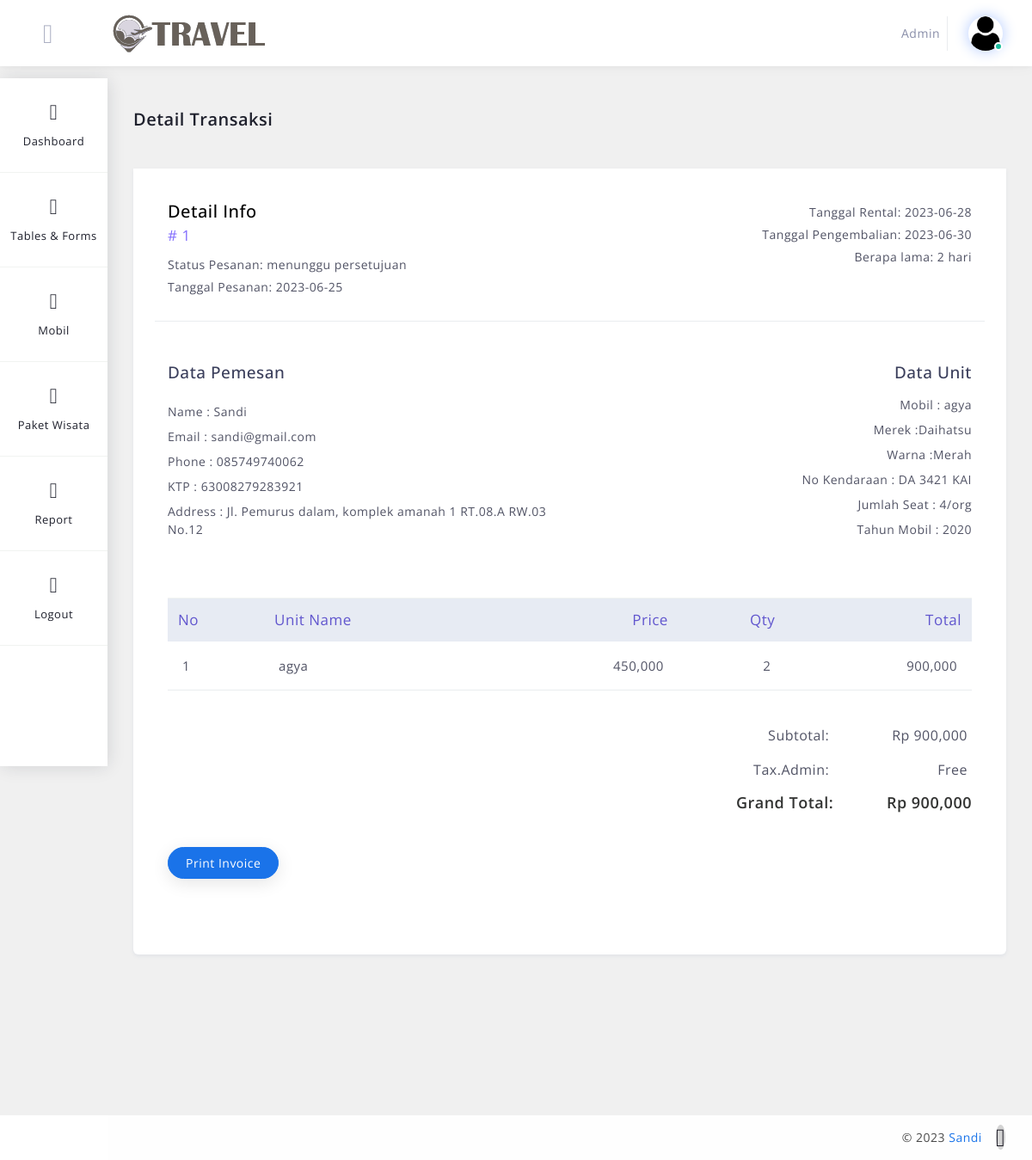
/tour/admin/detail_sewa.php?id_transaksi=1 (signed in), run on the app's committed database.
### tables this page shows
CREATE TABLE `transaksi` (
  `id_transaksi` int(11) NOT NULL,
  `jenis_transaksi` varchar(12) NOT NULL,
  `id_mobil` int(11) NOT NULL,
  `id_wisata` int(11) NOT NULL,
  `id_user` int(11) NOT NULL,
  `supir` varchar(16) NOT NULL,
  `harga` double NOT NULL,
  `qty` double NOT NULL,
  `total_harga` double NOT NULL,
  `status` varchar(32) NOT NULL,
  `gambar` varchar(32) NOT NULL,
  `gambar_pengembalian` varchar(32) NOT NULL,
  `tanggal` date NOT NULL,
  `tanggal_booking` date NOT NULL,
  `kondisi` varchar(18) NOT NULL,
  `ket` varchar(64) NOT NULL
);

CREATE TABLE `users` (
  `id_user` int(11) NOT NULL,
  `username` varchar(64) NOT NULL,
  `email` varchar(92) NOT NULL,
  `password` varchar(120) NOT NULL,
  `gambar` varchar(64) NOT NULL,
  `no_hp` varchar(26) NOT NULL,
  `no_ktp` varchar(26) NOT NULL,
  `alamat` varchar(64) NOT NULL,
  `tanggal_lahir` date NOT NULL,
  `jenis_kelamin` varchar(20) NOT NULL,
  `role` varchar(32) NOT NULL
);

CREATE TABLE `mobil` (
  `id_mobil` int(11) NOT NULL,
  `nomor_kendaraan` varchar(64) NOT NULL,
  `nama_mobil` varchar(64) NOT NULL,
  `merek` varchar(64) NOT NULL,
  `tahun` year(4) NOT NULL,
  `harga` double NOT NULL,
  `seat` varchar(32) NOT NULL,
  `status` varchar(26) NOT NULL,
  `gambar` varchar(120) NOT NULL,
  `bensin` varchar(32) NOT NULL,
  `transmision` varchar(32) NOT NULL,
  `warna` varchar(32) NOT NULL
);

### tour/admin/detail_sewa.php (the view, shortened to what this page needs)
<?php
include '../include/config.php';
if (isset($_GET['id_transaksi'])) {
    $id_transaksi = ($_GET["id_transaksi"]);
    $query = "SELECT transaksi.*, mobil.id_mobil, mobil.nama_mobil, mobil.merek, mobil.tahun, mobil.seat, mobil.transmision, mobil.warna, mobil.nomor_kendaraan, mobil.bensin, users.id_user, users.username, users.email, users.no_hp,users.alamat,users.no_ktp FROM transaksi INNER JOIN mobil ON transaksi.id_mobil = mobil.id_mobil INNER Join users ON transaksi.id_user = users.id_user where jenis_transaksi = 'mobil' and id_transaksi='$id_transaksi' ORDER BY id_transaksi DESC;";
    $result = mysqli_query($conn, $query);
    $data = mysqli_fetch_assoc($result);
} else {
    echo "<script>alert('Masukkan data id.');window.location='tb_sewa.php';</script>";
}
?>
<!DOCTYPE html>
<html lang="en">
<head>
    <link href="../bootstrap/css/bootstrap.min.css" rel="stylesheet" type="text/css" />
    <link href="../assets/css/plugins.css" rel="stylesheet" type="text/css" />
    <link href="../assets/css/ecommerce/invoice.css" rel="stylesheet" type="text/css" />
</head>
<body>
    <?php include "../template/header.php" ?>
    <div class="main-container" id="container">
        <?php include "../template/sidebar.php" ?>
        <div id="content" class="main-content">
            <div class="container">
                <div class="page-header">
                    <div class="page-title">
                        <h3>Detail Transaksi</h3>
                    </div>
                </div>
                <div class="row margin-bottom-120 invoice-print">
                    <div class="col-xl-12 col-lg-12 col-md-12 col-sm-12 col-12">
                        <div class="statbox widget box box-shadow">
                            <div class="widget-content invoice">
                                <div class="widget-content-area content-section">
                                    <div class="row invoice-top-section">
                                        <div class="col-sm-6 mb-4">
                                            <h5 class="invoice-info-title">Detail Info</h5>
                                            <p class="invoice-serial-number"># <?php echo $data['id_transaksi'] ?></p>
                                            <p class="invoice-order-status">Status Pesanan: <?php echo $data['status'] ?></p>
                                            <p class="invoice-order-date">Tanggal Pesanan: <?php echo $data['tanggal_booking'] ?></p>
                                        </div>
                                        <?php $jumlah_tanggal = $data['qty'];
                                        $tanggal2 = date('Y-m-d', strtotime("+$jumlah_tanggal days", strtotime($data['tanggal']))); ?>
                                        <div class="col-sm-6 mb-4 text-sm-right">
                                            <p class="invoice-order-date">Tanggal Rental: <?php echo $data['tanggal'] ?></p>
                                            <p class="invoice-order-date">Tanggal Pengembalian: <?php echo $tanggal2 ?></p>
                                            <p class="invoice-order-date">Berapa lama: <?php echo $data['qty'] ?> hari</p>
                                        </div>
                                    </div>
                                    <div class="row mt-5 mb-2">
                                        <div class="col-md-6 col-sm-6 invoice-from">
                                            <h5 class="invoice-from-title mb-4">Data Pemesan</h5>
                                            <div class="row">
                                                <div class="col-12 mb-2">
                                                    <p>Name : <?php echo $data['username']; ?></p>
                                                </div>
                                                <div class="col-12 mb-2">
                                                    <p>Email : <?php echo $data['email']; ?></p>
                                                </div>
                                                <div class="col-12 mb-2">
                                                    <p>Phone : <?php echo $data['no_hp'] ?></p>
                                                </div>
                                                <div class="col-12 mb-2">
                                                    <p>KTP : <?php echo $data['no_ktp'] ?></p>
                                                </div>
                                                <div class="col-12 mb-2">
                                                    <p>Address : <?php echo $data['alamat'] ?></p>
                                                </div>
                                            </div>
                                        </div>
                                        <div class="col-md-6 col-sm-6 invoice-to text-sm-right">
                                            <h5 class="invoice-to-title mb-3">Data Unit</h5>
                                            <div class="row mb-5">
                                                <div class="col-12 mb-2">
                                                    <p>Mobil : <?php echo $data['nama_mobil'] ?></p>
                                                </div>
                                                <div class="col-12 mb-2">
                                                    <p>Merek :<?php echo $data['merek'] ?></p>
                                                </div>
                                                <div class="col-12 mb-2">
                                                    <p>Warna :<?php echo $data['warna'] ?></p>
                                                </div>
                                                <div class="col-12 mb-2">
                                                    <p>No Kendaraan : <?php echo $data['nomor_kendaraan'] ?></p>
                                                </div>
                                                <div class="col-12 mb-2">
                                                    <p>Jumlah Seat : <?php echo $data['seat'] ?>/org</p>
                                                </div>
                                                <div class="col-12 mb-2">
                                                    <p>Tahun Mobil : <?php echo $data['tahun'] ?></p>
                                                </div>
                                            </div>
                                        </div>
                                    </div>
                                    <div class="row mt-2 mb-4">
                                        <div class="col-12">
                                            <div class="table-responsive">
                                                <table class="table">
                                                    <thead class="thead-light">
                                                        <tr>
                                                            <th scope="col">No</th>
                                                            <th scope="col">Unit Name</th>
                                                            <th class="text-right" scope="col">Price</th>
                                                            <th class="text-right" scope="col">Qty</th>
                                                            <th class="text-right" scope="col">Total</th>
                                                        </tr>
                                                    </thead>
                                                    <tbody>
                                                        <?php
                                                        $no = 1;
                                                        $query = mysqli_query($conn,  "SELECT transaksi.*, mobil.id_mobil, mobil.nama_mobil, mobil.merek, mobil.tahun, mobil.seat, mobil.transmision, mobil.warna, mobil.nomor_kendaraan, mobil.bensin, users.id_user, users.username, users.email, users.no_hp,users.alamat,users.no_ktp FROM transaksi INNER JOIN mobil ON transaksi.id_mobil = mobil.id_mobil INNER Join users ON transaksi.id_user = users.id_user where jenis_transaksi = 'mobil' and id_transaksi='$id_transaksi' ORDER BY id_transaksi DESC;");
                                                        while ($row = mysqli_fetch_assoc($query)) {
                                                        ?>
                                                            <tr>
                                                                <td><?php echo $no++; ?></td>
                                                                <td><?php echo $row['nama_mobil']; ?></td>
                                                                <td class="text-right"><?php echo number_format($row['harga']); ?></td>
                                                                <td class="text-right"><?php echo $row['qty']; ?></td>
                                                                <td class="text-right"><?php echo number_format($row['total_harga']); ?></td>
                                                            </tr>
                                                        <?php } ?>
                                                    </tbody>
                                                </table>
                                            </div>
                                        </div>
                                    </div>
                                    <div class="row mt-4">
                                        <div class="col-12">
                                            <div class="invoice-total-amounts text-right">
                                                <div class="row">
                                                    <div class="col-sm-10 col-7 text-right">
                                                        <p class="mb-3">Subtotal: </p>
                                                    </div>
                                                    <div class="col-sm-2 col-5">
                                                        <p class="mb-3">Rp <?php echo number_format($data['total_harga']); ?></p>
                                                    </div>
                                                    <div class="col-sm-10 col-7 text-right">
                                                        <p class="mb-3">Tax.Admin: </p>
                                                    </div>
                                                    <div class="col-sm-2 col-5">
                                                        <p class="mb-3">Free</p>
                                                    </div>
                                                    <div class="col-sm-10 col-7 text-right">
                                                        <h4 class="mb-3">Grand Total: </h4>
                                                    </div>
                                                    <div class="col-sm-2 col-5">
                                                        <h4 class="mb-3">Rp <?php echo number_format($data['total_harga']); ?></h4>
                                                    </div>
                                                </div>
                                            </div>
                                        </div>
                                        <div class="col-12">
                                            <div class="row">
                                                <div class="col-sm-12 col-12">
                                                    <a href="cetak_detail_sewa.php?id_transaksi=<?php echo $data['id_transaksi']  ?> " class="btn btn-primary btn-rounded send-invoice mb-5 mt-4">Print Invoice</a>
                                                </div>
                                            </div>
                                        </div>
                                    </div>
                                </div>
                            </div>
                        </div>
                    </div>
                </div>
            </div>
        </div>
    </div>
    <?php include "../template/footer.php" ?>
</body>
</html>

### tour/assets/css/ecommerce/invoice.css (style rules this page uses)
.invoice .widget-content-area { padding: 40px; }
.invoice .invoice-top-section { border-bottom: 1px solid #e9ecef; }
.invoice h5.invoice-info-title { font-size: 20px; font-weight: 500; color: #000; margin: 0 0 5px; line-height: 1; }
.invoice .invoice-serial-number { font-size: 17px; color: #816cfd; }
.invoice .invoice-order-status, .invoice .invoice-order-date { font-size: 14px; color: #515365; margin: 0 0 5px; }
.invoice .invoice-from { font-size: 14px; margin: 0 0 5px; }
.invoice .invoice-from .invoice-from-title { font-size: 15px; font-size: 19px; color: #3b3f5c; }
.invoice .invoice-from p { margin-bottom: 0; color: #515365; font-size: 14px; }
.invoice .invoice-to { font-size: 14px; margin: 0 0 5px; }
.invoice .invoice-to .invoice-to-title { font-size: 15px; font-size: 19px; color: #3b3f5c; margin: 0 0 5px; }
.invoice .invoice-to p { margin-bottom: 0; color: #515365; font-size: 14px; }
.invoice .table .thead-light th { font-size: 17px; background-color: #e7ebf3; border-color: #f1f3f1; color: #6156ce; font-weight: normal; }
.invoice .table > tbody > tr > td { font-size: 15px; color: #515365; border-top: none; border-bottom: solid 1px #e9ecef; padding: 17px; }
.invoice .invoice-total-amounts p { font-size: 16px; color: #515365; margin-right: 5px; }
.invoice .invoice-total-amounts h4 { font-size: 18px; color: #323332; font-weight: 600; }

### tour/assets/css/structure.css (style rules this page uses)
#content { margin-top: 92px; margin-left: 125px; width: 100%; width: 50%; flex-grow: 8; margin-bottom: 67px; transition: all .24s ease-in-out; }

### data on the page
transaksi: id_transaksi "1", status "menunggu persetujuan", tanggal_booking "2023-06-25", tanggal "2023-06-28", tanggal2 "2023-06-30", qty "2", id_user.username "Sandi", id_user.email "sandi@gmail.com", id_user.no_hp "085749740062", id_user.no_ktp "63008279283921", id_user.alamat "Jl. Pemurus dalam, komplek amanah 1 RT.08.A RW.03 No.12", id_mobil.nama_mobil "agya", id_mobil.merek "Daihatsu", id_mobil.warna "Merah", id_mobil.nomor_kendaraan "DA 3421 KAI", id_mobil.seat "4", id_mobil.tahun "2020", harga "450,000", total_harga "900,000"

### other printed values
$_SESSION['users'] "Admin"
